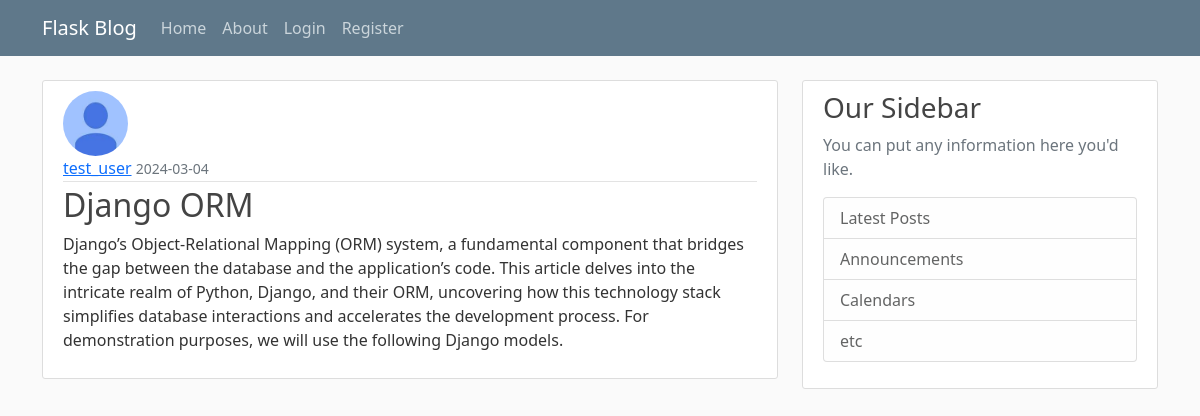
The page /post/14 on the database its author committed.
### flask_blog/models.py (models this page shows, shortened)
class User(db.Model, UserMixin):
    id = db.Column(db.Integer, primary_key = True)
    username = db.Column(db.String(20), unique=True, nullable=False)
    email = db.Column(db.String(120), unique=True, nullable=False)
    image_file = db.Column(db.String(20), nullable=False, default='default.jpg')
    password = db.Column(db.String(60), nullable=False)
    posts = db.relationship('Post', backref='author', lazy=True)

class Post(db.Model):
    id = db.Column(db.Integer, primary_key = True)
    title = db.Column(db.String(120), nullable = False)
    date_posted = db.Column(db.DateTime, nullable = False, default=datetime.utcnow)
    content = db.Column(db.Text, nullable=False)
    user_id = db.Column(db.Integer, db.ForeignKey('user.id'), nullable = False)

### flask_blog/routes.py (the view)
@app.route('/post/<int:post_id>')
def post(post_id):
    post = Post.query.get_or_404(post_id)
    return render_template('post.html', title=post.title, post=post)

### flask_blog/templates/post.html (shortened to what this page needs)
{% extends "layout.html" %}
{% block start %}
    <article class="media content-section">
      <img class="rounded-circle article-img" src="{{ url_for('static',filename='profile_pics/'+post.author.image_file) }}">
        <div class="media-body">
          <div class="article-metadata">
            <a class="mr-2" href="{{url_for('user_posts', username=post.author.username)}}">{{ post.author.username }}</a>
            <small class="text-muted">{{ post.date_posted.strftime('%Y-%m-%d') }}</small>
          </div>
          <h2 class="article-title">{{ post.title }}</h2>
          <p class="article-content">{{ post.content }}</p>
        </div>
      </article>
{% endblock %}

### flask_blog/static/main.css (style rules this page uses)
body { background: #fafafa; color: #333333; margin-top: 5rem; }
h1, h2, h3, h4, h5, h6 { color: #444444; }
.content-section { background: #ffffff; padding: 10px 20px; border: 1px solid #dddddd; border-radius: 3px; margin-bottom: 20px; }
.article-title { color: #444444; }
.article-content { white-space: pre-line; }
.article-img { height: 65px; width: 65px; margin-right: 16px; }
.article-metadata { padding-bottom: 1px; margin-bottom: 4px; border-bottom: 1px solid #e3e3e3 }

### rows shown on the page
User: image_file (placeholder picture), author.username "test_user"
Post: date_posted "2024-03-04", title "Django ORM", content "Django’s Object-Relational Mapping (ORM) system, a fundamental component that bridges the gap between the database and the application’s code. This article delves into the intricate realm of Python, Django, and their ORM, uncovering how this technology stack simplifies database interactions and accelerates the development process. For demonstration purposes, we will use the following Django models."
